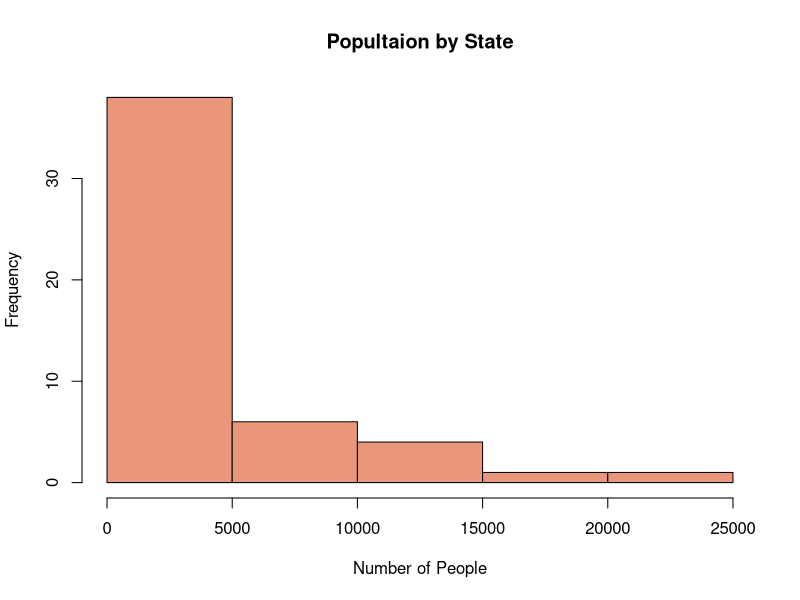
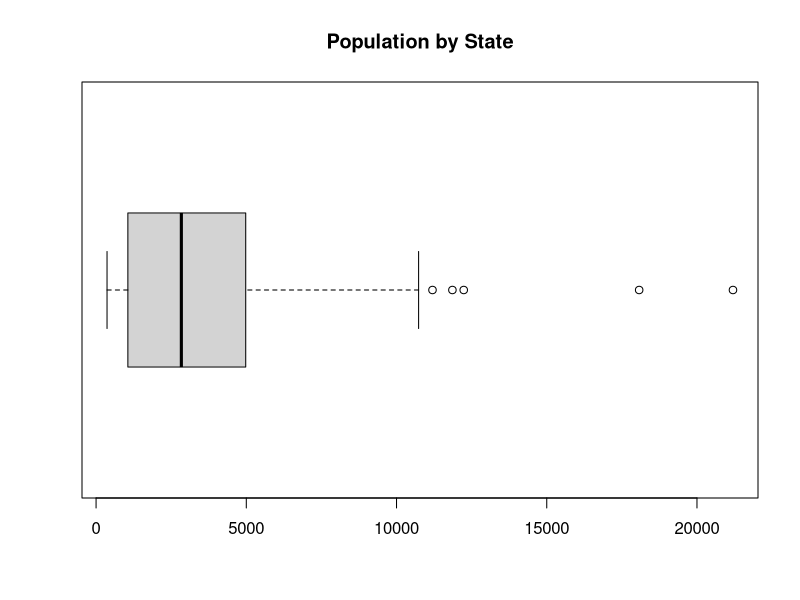
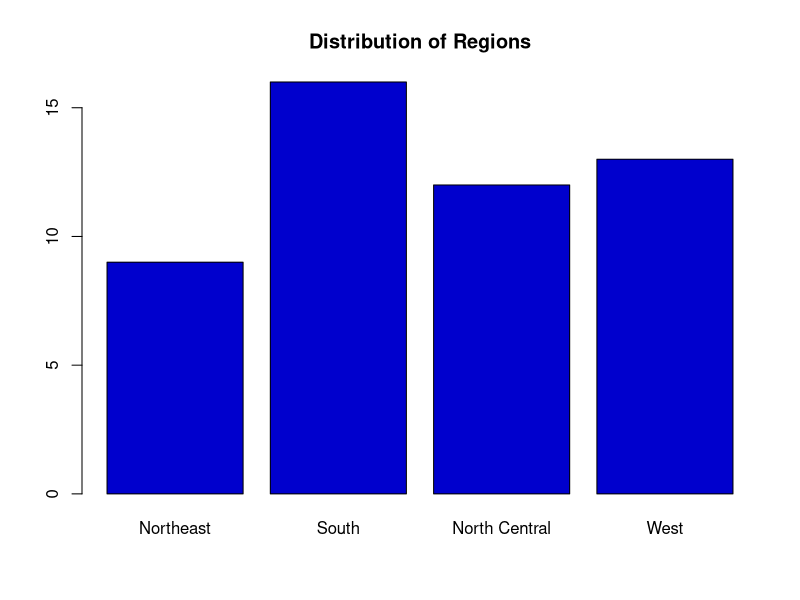
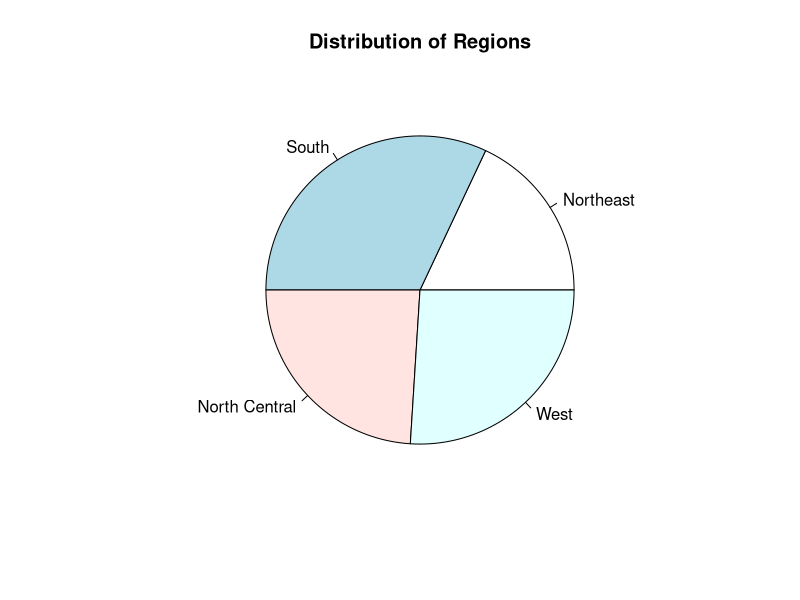
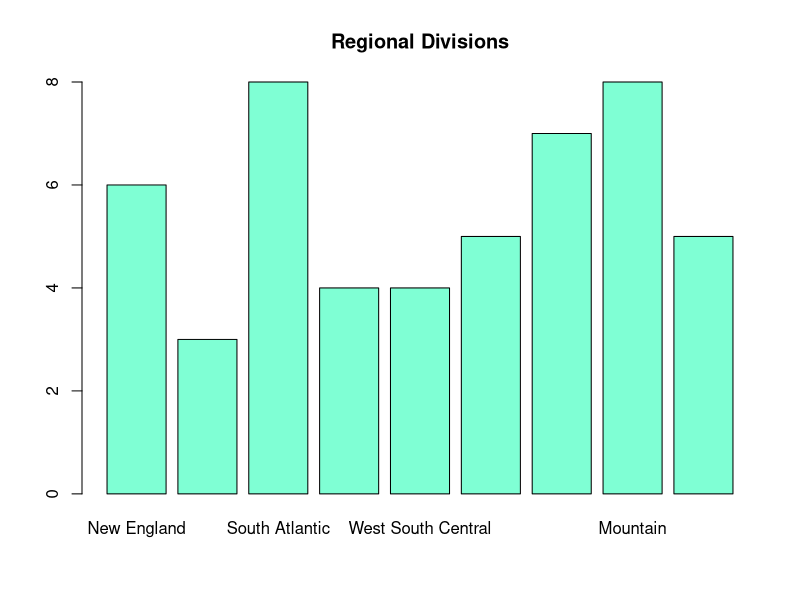
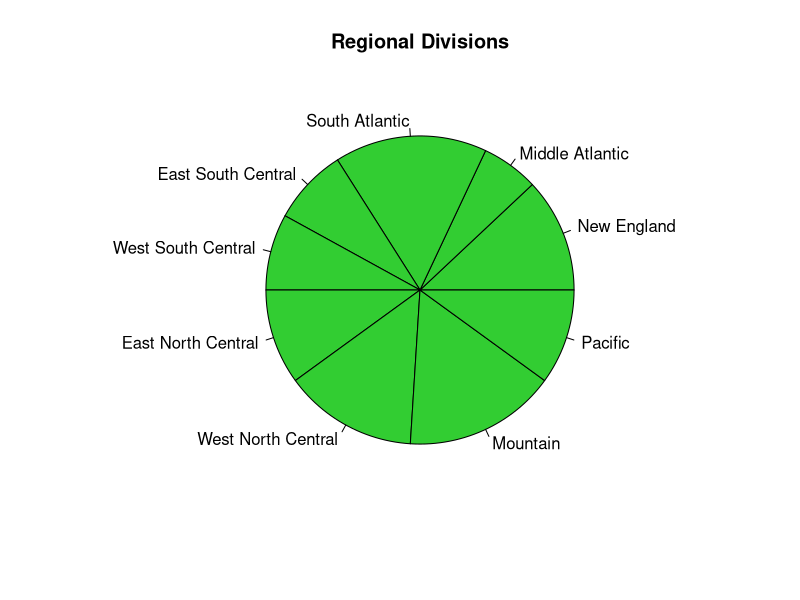
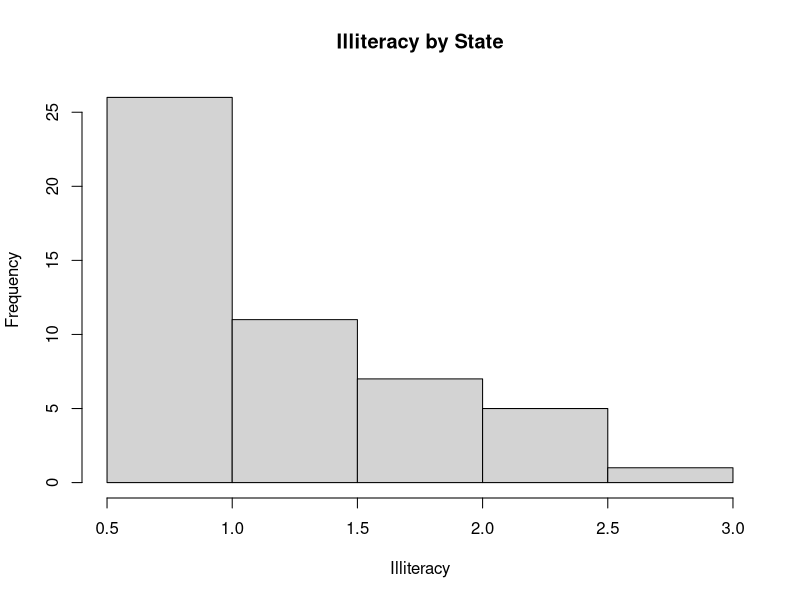
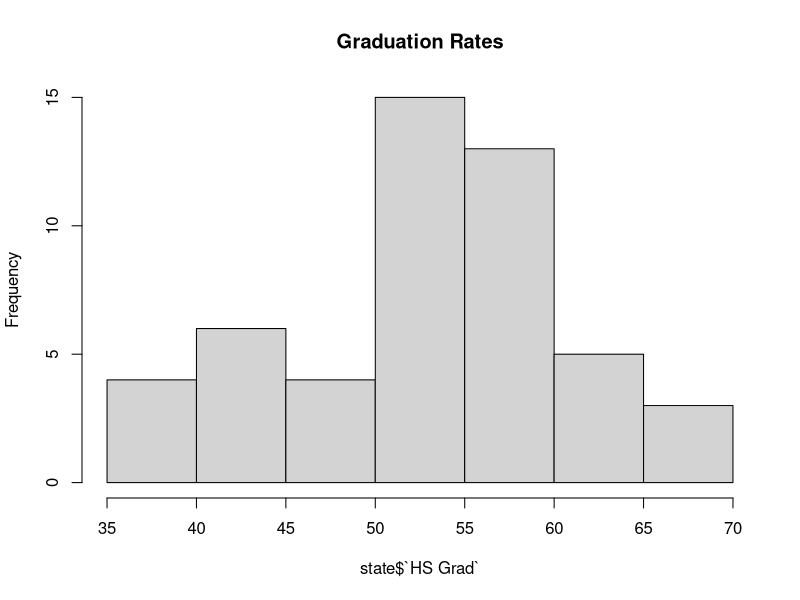

R code for these plots, in order:
# R Practice 2 / June 25, 2025

## Part 1 - In Class Demo

# load the pre-installed state dataset
data(state)
# convert it to a useable form
state = as.data.frame(state.x77)
# add the region variable
state$region = state.region
# add the division variable
state$division = state.division

# take a quick look at the dataset
summary(state)
head(state)
# make a histogram of population
hist(state$Population, main = "Popultaion by State", col = "darksalmon",xlab = "Number of People")
# make a boxplot of population
boxplot(state$Population, main="Population by State", horizontal = TRUE)
# make a table of region
table(state$region)
# make a barchart of region
barplot(table(state$region),main="Distribution of Regions", col = "blue3")
# make a piechart of region
pie(table(state$region), main="Distribution of Regions")
## Part 2 - Practice

# make at least two categorical graphs and four numeric graphs
# add titles, colors, and labels!
table(state$division)
barplot(table(state$division), main = "Regional Divisions", col = "aquamarine")
pie(table(state$division),main = "Regional Divisions", col = "limegreen")

hist(state$Illiteracy, main = "Illiteracy by State", xlab = "Illiteracy")
hist(state$`HS Grad`, main = "Graduation Rates")
boxplot(state$Area, main="Land Area")
boxplot(state$Murder, main="Murders per 100,000")
# can you figure out how to make a boxplot vertical?
boxplot(state$Murder, main="Murders per 100,000", horizontal = TRUE)
# can you figure out how to make each pieve a different color in a histogram, bar, or pie?
hist(state$Murder, main="Murders per 100,000",col = c("red","yellow", "blue"))

